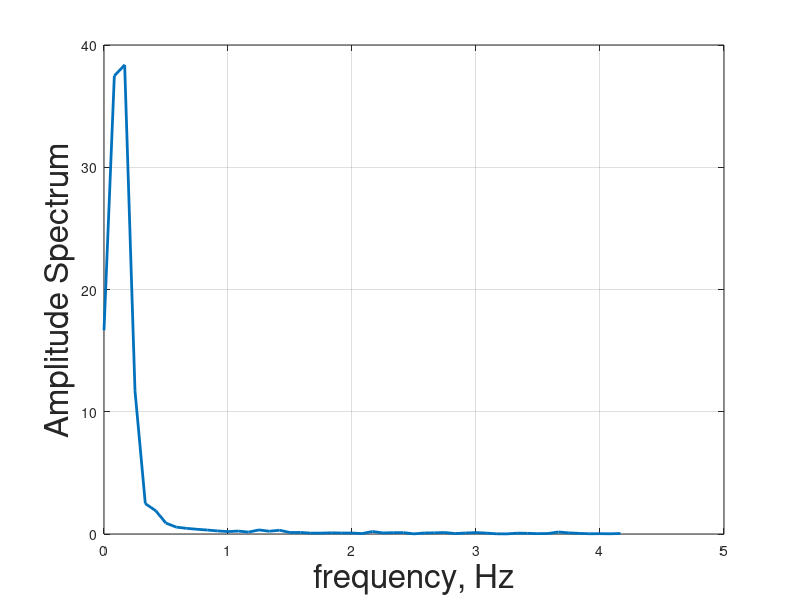

The MATLAB source for this figure:
spd = [
  -0.00


  0.01


  -0.00


  -0.00


  0.01


  -0.00


  -0.00


  0.01


  -0.02


  -0.02


  -0.00


  -0.01


  -0.00


  -0.00


  -0.00


  0.01


  0.01


  -0.00


  0.01


  0.02


  0.01


  0.01


  0.01


  0.01


  -0.00


  -0.00


  -0.00


  -0.00


  -0.00


  -0.00


  -0.00


  -0.00


  -0.00


  -0.00


  -0.00


  -0.00


  -0.00


  -0.00


  -0.00


  -0.00


  -0.00


  -0.00


  -0.00


  -0.00


  -0.00


  -0.00


  -0.00


  -0.00


  -0.00


  -0.00


  -0.00


  -0.00


  -0.00


  -0.00


  -0.00


  -0.00


  -0.00


  -0.00


  -0.00


  -0.00


  -0.00


  -0.00


  -0.00


  -0.00


  -0.00


  -0.00


  -0.00


  -0.00


  -0.00


  -0.00


  -0.00


  -0.00


  -0.00


  -0.00


  -0.00


  -0.00


  -0.00


  -0.00


  -0.00


  -0.00


  -0.00


  -0.00


  -0.00


  -0.00


  -0.00


  -0.00


  -0.00


  -0.00


  -0.00


  -0.00


  -0.00


  -0.00


  -0.00


  -0.00


  -0.00


  -0.00


  -0.00


  -0.00


  -0.00


  -0.00


  -0.00


  -0.00


  -0.00


  -0.00


  -0.00


  -0.00


  -0.00


  -0.00


  -0.00


  -0.00


  -0.00


  -0.00


  -0.00


  -0.00


  -0.00


  -0.00


  -0.00


  -0.00


  -0.00


  -0.00


  0.19


  5.26


  14.24


  24.85


  35.74


  46.78


  56.90


  67.89


  78.97


  90.08


  100.21


  106.03


  108.01


  108.38


  108.48


  107.51


  108.28


  108.26


  108.14


  108.02


  108.68


  108.74


  107.86


  107.77


  107.76


  108.56


  108.67


  108.72


  108.76


  107.79


  107.69


  107.76


  108.61


  108.68


  108.64


  108.77


  107.75


  107.70


  107.67


  108.54


  108.65


  108.60


  108.63


  107.64


  107.59


  107.57


  108.47


  108.50


  108.53


  108.50


  107.56


  107.43


  107.46


  108.39


  108.42


  108.46


  109.21


  109.33


  110.85


  113.11


  116.76


  120.42


  124.46


  129.08


  132.72


  137.87


  143.06


  148.99


  154.02


  158.77


  161.79


  165.46


  168.69


  171.65


  175.35


  177.26


  178.16


  177.14


  176.43


  174.95


  174.29


  171.33


  167.77


  163.35


  157.39


  151.97


  146.17


  141.28


  134.51


  127.56


  120.41


  113.10


  106.35


  99.70


  94.76


  89.06


  83.32


  78.87


  75.29


  71.83


  68.30


  66.20


  64.12


  62.57


  60.60


  59.84


  60.33


  59.84


  60.06


  61.14


  63.20


  64.44


  66.77


  69.67


  73.24


  75.64


  78.75


  83.08


  86.61


  91.13


  95.96


  101.80


  105.80


  110.64


  115.95


  122.36


  127.85


  133.16


  139.25


  142.95


  147.63


  152.16


  157.83


  162.17


  166.05


  169.47


  170.99


  173.07


  174.57


  176.78


  176.92


  176.24


  173.26


  171.00


  167.84


  163.74


  160.57


  155.66


  149.19


  143.02


  136.37


  129.30


  123.58


  116.80


  109.91


  103.15


  96.30


  90.53


  86.05


  81.51


  77.02


  73.31


  70.03


  66.98


  64.24


  62.53


  61.69


  60.00


  59.37


  59.19


  59.93


  60.19


  61.50


  63.14


  65.60


  67.60


  70.43


  74.01


  76.47


  80.10


  83.14


  83.29


  79.70


  74.58


  68.12


  61.01


  52.90


  44.74


  36.34


  26.96


  17.57


  11.29


  8.07


  5.96


  4.71


  4.07


  3.49


  2.55


  2.28


  1.44


  1.13


  1.06


  0.69


  0.46


  0.32


  0.24


  0.19


  0.16


  0.13


  0.12


  0.09


  0.08
];

dac = [   1000.0
 
   1000.0
 
   1000.0
 
   1000.0
 
   1000.0
 
   1000.0
 
   1000.0
 
   1000.0
 
   1000.0
 
   1000.0
 
   1000.0
 
   1000.0
 
   1000.0
 
   1000.0
 
   1000.0
 
   1000.0
 
   1000.0
 
   1000.0
 
   1000.0
 
   1000.0
 
   1000.0
 
   1000.0
 
   1000.0
 
   1000.0
 
   1000.0
 
   1000.0
 
   1000.0
 
   1000.0
 
   1000.0
 
   1000.0
 
   1000.0
 
   1000.0
 
   1000.0
 
   1000.0
 
   1000.0
 
   1000.0
 
   1000.0
 
   1000.0
 
   1000.0
 
   1000.0
 
   1000.0
 
   1000.0
 
   1000.0
 
   1000.0
 
   1000.0
 
   1000.0
 
   1000.0
 
   1000.0
 
   1000.0
 
   1000.0
 
   1000.0
 
   1000.0
 
   1000.0
 
   1000.0
 
   1000.0
 
   1000.0
 
   1000.0
 
   1000.0
 
   1000.0
 
   1000.0
 
   1000.0
 
   1000.0
 
   1000.0
 
   1000.0
 
   1000.0
 
   1000.0
 
   1000.0
 
   1000.0
 
   1000.0
 
   1000.0
 
   1000.0
 
   1000.0
 
   1000.0
 
   1000.0
 
   1000.0
 
   1000.0
 
   1000.0
 
   1000.0
 
   1000.0
 
   1000.0
 
   1000.0
 
   1000.0
 
   1000.0
 
   1000.0
 
   1000.0
 
   1000.0
 
   1000.0
 
   1000.0
 
   1000.0
 
   1000.0
 
   1000.0
 
   1000.0
 
   1000.0
 
   1000.0
 
   1000.0
 
   1000.0
 
   1000.0
 
   1000.0
 
   1000.0
 
   1000.0
 
   1000.0
 
   1000.0
 
   1000.0
 
   1000.0
 
   1000.0
 
   1000.0
 
   1000.0
 
   1000.0
 
   1000.0
 
   1000.0
 
   1000.0
 
   1000.0
 
   1000.0
 
   1000.0
 
   1000.0
 
   1000.0
 
   1000.0
 
   1000.0
 
   1000.0
 
   1000.0
 
   1000.0
 
   1000.0
 
   1000.0
 
   1000.0
 
   1000.0
 
   1000.0
 
   1000.0
 
   1000.0
 
   1000.0
 
   1000.0
 
   1000.0
 
   1000.0
 
   1000.0
 
   1000.0
 
   1000.0
 
   1000.0
 
   1000.0
 
   1000.0
 
   1000.0
 
   1000.0
 
   1000.0
 
   1000.0
 
   1000.0
 
   1000.0
 
   1000.0
 
   1000.0
 
   1000.0
 
   1000.0
 
   1000.0
 
   1000.0
 
   1000.0
 
   1000.0
 
   1000.0
 
   1000.0
 
   1000.0
 
   1000.0
 
   1000.0
 
   1000.0
 
   1000.0
 
   1000.0
 
   1000.0
 
   1000.0
 
   1000.0
 
   1000.0
 
   1000.0
 
   1000.0
 
   1000.0
 
   1000.0
 
   1000.0
 
   1000.0
 
   1000.0
 
   1000.0
 
   1000.0
 
   1000.0
 
   1000.0
 
   1000.0
 
   1000.0
 
   1000.0
 
   1000.0
 
   1000.0
 
   1000.0
 
   1000.0
 
   1000.0
 
   1000.0
 
   1000.0
 
   1000.0
 
   1000.0
 
   1000.0
 
   1000.0
 
   1000.0
 
   1000.0
 
   1000.0
 
   1000.0
 
   1000.0
 
   1000.0
 
   1000.0
 
   1000.0
 
   1000.0
 
   1000.0
 
   1000.0
 
   1000.0
 
   1000.0
 
   1000.0
 
   1000.0
 
   1000.0
 
   1000.0
 
   1000.0
 
   1000.0
 
   1000.0
 
   1000.0
 
   1000.0
 
   1000.0
 
   1000.0
 
   1000.0
 
   1000.0
 
   1000.0
 
   1000.0
 
   1000.0
 
   1000.0
 
   1000.0
 
   1000.0
 
   1000.0
 
   1000.0
 
   1000.0
 
   1000.0
 
   1000.0
 
   1000.0
 
   1000.0
 
   1000.0
 
   1000.0
 
   1000.0
 
   1000.0
 
   1000.0
 
   1000.0
 
   1000.0
 
   1000.0
 
   1000.0
 
   1000.0
 
   1000.0
 
   1000.0
 
   1000.0
 
   1000.0
 
   1000.0
 
   1000.0
 
   1000.0
 
   1000.0
 
   1000.0
 
   1000.0
 
   1000.0
 
   1000.0
 
   1000.0
 
   1000.0
 
   1000.0
 
   1000.0
 
   1000.0
 
   1000.0
 
   1000.0
 
   1000.0
 
   1000.0
 
   1000.0
 
   1000.0
 
   1000.0
 
   1000.0
 
   1000.0
 
   1000.0
 
   1000.0
 
   1000.0
 
   1000.0
 
   1000.0
 
   1000.0
 
   1000.0
 
   1000.0
 
   1000.0
 
   1000.0
 
   1000.0
 
   1000.0
 
   1000.0
 
   1000.0
 
   1000.0
 
   1000.0
 
   1000.0
 
   1000.0
 
   1000.0
 
   1000.0
 
   1000.0
 
   1000.0
 
   1000.0
 
   1000.0
 
   1000.0
 
   1000.0
 
   1000.0
 
   1000.0
 
   1000.0
 
   1000.0
 
   1000.0
 
   1000.0
 
   1000.0
 
   1000.0
 
   1000.0
 
   1000.0
 
   1000.0
 
   1000.0
 
   1000.0
 
   1000.0
 
   1000.0
 
   1000.0
 
   1000.0
 
   1000.0
 
   1000.0
 
   1000.0
 
   1000.0
 
   1000.0
 
   1000.0
 
   1000.0
 
   1000.0
 
   1000.0
 
   1000.0
 
   1000.0
 
   1000.0
 
   1000.0
 
   1000.0
 
   1000.0
 
   1000.0
 
   1000.0
 
   1000.0
 
   1000.0
 
   1000.0
 
   1000.0
 
   1000.0
 
   1000.0
 
   1000.0
 
   1000.0
 
   1000.0
 
   1000.0
 
   1000.0
 
   1000.0
 
   1000.0
 
   1000.0
 
   1000.0
 
   1000.0
 
   1000.0
 
   1000.0
 
   1000.0
 
   1000.0
 
   1000.0
 
   1000.0
 
   1000.0
 
   1000.0
 
   1000.0
 
   1000.0
 
   1000.0
 
   1000.0
 
   1000.0
 
   1000.0
 
   1000.0
 
   1000.0
 
   1000.0
 
   1000.0
 
   1000.0
 
   1000.0
 
   1000.0
 
   1000.0
 
   1000.0
 
   1000.0
 
   1000.0
 
   1000.0
 
   1000.0
 
   1000.0
 
   1000.0
 
   1000.0
 
   1750.0
 
   1750.0
 
   1750.0
 
   1750.0
 
   1750.0
 
   1750.0
 
   1750.0
 
   1750.0
 
   1750.0
 
   1750.0
 
   1750.0
 
   1750.0
 
   1750.0
 
   1750.0
 
   1750.0
 
   1750.0
 
   1750.0
 
   1750.0
 
   1750.0
 
   1750.0
 
   1750.0
 
   1750.0
 
   1750.0
 
   1750.0
 
   1750.0
 
   1750.0
 
   1750.0
 
   1750.0
 
   1750.0
 
   1750.0
 
   1750.0
 
   1750.0
 
   1750.0
 
   1750.0
 
   1750.0
 
   1750.0
 
   1750.0
 
   1750.0
 
   1750.0
 
   1750.0
 
   1750.0
 
   1750.0
 
   1750.0
 
   1750.0
 
   1750.0
 
   1750.0
 
   1750.0
 
   1750.0
 
   1750.0
 
   1750.0
 
   1750.0
 
   1750.0
 
   1750.0
 
   1750.0
 
   1750.0
 
   1750.0
 
   1750.0
 
   1750.0
 
   1750.0
 
   1750.0
 
   1750.0
 
   1750.0
 
   1750.0
 
   1750.0
 
   1750.0
 
   1750.0
 
   1750.0
 
   1750.0
 
   1750.0
 
   1750.0
 
   1750.0
 
   1750.0
 
   1750.0
 
   1750.0
 
   1750.0
 
   1750.0
 
   1750.0
 
   1750.0
 
   1750.0
 
   1750.0
 
   1750.0
 
   1750.0
 
   1750.0
 
   1750.0
 
   1750.0
 
   1750.0
 
   1750.0
 
   1750.0
 
   1750.0
 
   1750.0
 
   1750.0
 
   1750.0
 
   1750.0
 
   1750.0
 
   1750.0
 
   1750.0
 
   1750.0
 
   1750.0
 
   1750.0
 
   1750.0
 
   1750.0
 
   1750.0
 
   1750.0
 
   1750.0
 
   1750.0
 
   1750.0
 
   1750.0
 
   1750.0
 
   1750.0
 
   1750.0
 
   1750.0
 
   1750.0
 
   1750.0
 
   1750.0
 
   1750.0
 
   1750.0
 
   1750.0
 
   1750.0
 
   1750.0
 
   1750.0
 
   1750.0
 
   1750.0
 
   1750.0
 
   1750.0
 
   1750.0
 
   1750.0
 
   1750.0
 
   1750.0
 
   1750.0
 
   1750.0
 
   1750.0
 
   1750.0
 
   1750.0
 
   1750.0
 
   1750.0
 
   1750.0
 
   1750.0
 
   1750.0
 
   1750.0
 
   1750.0
 
   1752.0
 
   1760.0
 
   1768.0
 
   1776.0
 
   1784.0
 
   1791.0
 
   1799.0
 
   1807.0
 
   1814.0
 
   1822.0
 
   1829.0
 
   1836.0
 
   1843.0
 
   1850.0
 
   1857.0
 
   1863.0
 
   1870.0
 
   1876.0
 
   1882.0
 
   1888.0
 
   1893.0
 
   1898.0
 
   1904.0
 
   1908.0
 
   1913.0
 
   1917.0
 
   1922.0
 
   1926.0
 
   1929.0
 
   1932.0
 
   1935.0
 
   1938.0
 
   1941.0
 
   1943.0
 
   1945.0
 
   1946.0
 
   1948.0
 
   1948.0
 
   1949.0
 
   1949.0
 
   1949.0
 
   1949.0
 
   1949.0
 
   1948.0
 
   1947.0
 
   1945.0
 
   1943.0
 
   1941.0
 
   1939.0
 
   1936.0
 
   1933.0
 
   1930.0
 
   1926.0
 
   1922.0
 
   1918.0
 
   1914.0
 
   1909.0
 
   1905.0
 
   1900.0
 
   1894.0
 
   1889.0
 
   1883.0
 
   1877.0
 
   1871.0
 
   1865.0
 
   1858.0
 
   1851.0
 
   1844.0
 
   1837.0
 
   1830.0
 
   1823.0
 
   1816.0
 
   1808.0
 
   1801.0
 
   1793.0
 
   1785.0
 
   1778.0
 
   1770.0
 
   1762.0
 
   1754.0
 
   1747.0
 
   1739.0
 
   1731.0
 
   1723.0
 
   1715.0
 
   1708.0
 
   1700.0
 
   1692.0
 
   1685.0
 
   1677.0
 
   1670.0
 
   1663.0
 
   1656.0
 
   1649.0
 
   1642.0
 
   1636.0
 
   1629.0
 
   1623.0
 
   1617.0
 
   1611.0
 
   1606.0
 
   1601.0
 
   1595.0
 
   1591.0
 
   1586.0
 
   1582.0
 
   1577.0
 
   1573.0
 
   1570.0
 
   1567.0
 
   1564.0
 
   1561.0
 
   1558.0
 
   1556.0
 
   1554.0
 
   1553.0
 
   1551.0
 
   1551.0
 
   1550.0
 
   1550.0
 
   1550.0
 
   1550.0
 
   1550.0
 
   1551.0
 
   1552.0
 
   1554.0
 
   1556.0
 
   1558.0
 
   1560.0
 
   1563.0
 
   1566.0
 
   1569.0
 
   1573.0
 
   1577.0
 
   1581.0
 
   1585.0
 
   1590.0
 
   1594.0
 
   1599.0
 
   1605.0
 
   1610.0
 
   1616.0
 
   1622.0
 
   1628.0
 
   1634.0
 
   1641.0
 
   1648.0
 
   1655.0
 
   1662.0
 
   1669.0
 
   1676.0
 
   1683.0
 
   1691.0
 
   1698.0
 
   1706.0
 
   1714.0
 
   1721.0
 
   1729.0
 
   1737.0
 
   1745.0
 
   1752.0
 
   1760.0
 
   1768.0
 
   1776.0
 
   1784.0
 
   1791.0
 
   1799.0
 
   1807.0
 
   1814.0
 
   1822.0
 
   1829.0
 
   1836.0
 
   1843.0
 
   1850.0
 
   1857.0
 
   1863.0
 
   1870.0
 
   1876.0
 
   1882.0
 
   1888.0
 
   1893.0
 
   1898.0
 
   1904.0
 
   1908.0
 
   1913.0
 
   1917.0
 
   1922.0
 
   1926.0
 
   1929.0
 
   1932.0
 
   1935.0
 
   1938.0
 
   1941.0
 
   1943.0
 
   1945.0
 
   1946.0
 
   1948.0
 
   1948.0
 
   1949.0
 
   1949.0
 
   1949.0
 
   1949.0
 
   1949.0
 
   1948.0
 
   1947.0
 
   1945.0
 
   1943.0
 
   1941.0
 
   1939.0
 
   1936.0
 
   1933.0
 
   1930.0
 
   1926.0
 
   1922.0
 
   1918.0
 
   1914.0
 
   1909.0
 
   1905.0
 
   1900.0
 
   1894.0
 
   1889.0
 
   1883.0
 
   1877.0
 
   1871.0
 
   1865.0
 
   1858.0
 
   1851.0
 
   1844.0
 
   1837.0
 
   1830.0
 
   1823.0
 
   1816.0
 
   1808.0
 
   1801.0
 
   1793.0
 
   1785.0
 
   1778.0
 
   1770.0
 
   1762.0
 
   1754.0
 
   1747.0
 
   1739.0
 
   1731.0
 
   1723.0
 
   1715.0
 
   1708.0
 
   1700.0
 
   1692.0
 
   1685.0
 
   1677.0
 
   1670.0
 
   1663.0
 
   1656.0
 
   1649.0
 
   1642.0
 
   1636.0
 
   1629.0
 
   1623.0
 
   1617.0
 
   1611.0
 
   1606.0
 
   1601.0
 
   1595.0
 
   1591.0
 
   1586.0
 
   1582.0
 
   1577.0
 
   1573.0
 
   1570.0
 
   1567.0
 
   1564.0
 
   1561.0
 
   1558.0
 
   1556.0
 
   1554.0
 
   1553.0
 
   1551.0
 
   1551.0
 
   1550.0
 
   1550.0
 
   1550.0
 
   1550.0
 
   1550.0
 
   1551.0
 
   1552.0
 
   1554.0
 
   1556.0
 
   1558.0
 
   1560.0
 
   1563.0
 
   1566.0
 
   1569.0
 
   1573.0
 
   1577.0
 
   1581.0
 
   1585.0
 
   1590.0
 
   1594.0
 
   1599.0
 
   1605.0
 
   1610.0
 
   1616.0
 
   1622.0
 
   1628.0
 
   1634.0
 
   1641.0
 
   1648.0
 
   1655.0
 
   1662.0
 
   1669.0
 
   1676.0
 
   1683.0
 
   1691.0
 
   1698.0
 
   1706.0
 
   1714.0
 
   1721.0
 
   1729.0
 
   1737.0
 
   1745.0
 
   1000.0
 
   1000.0
 
   1000.0
 
   1000.0
 
   1000.0
 
   1000.0
 
   1000.0
 
   1000.0
 
   1000.0
 
   1000.0
 
   1000.0
 
   1000.0
 
   1000.0
 
   1000.0
 
   1000.0
 
   1000.0
 
   1000.0
 
   1000.0
 
   1000.0
 
   1000.0
 
   1000.0
 
   1000.0
 
   1000.0
 
   1000.0
 
   1000.0
 
   1000.0
 
   1000.0
 
   1000.0
 
   1000.0
 
   1000.0
 
   1000.0
 
   1000.0
 
   1000.0
 
   1000.0
 
   1000.0
 
   1000.0
 
   1000.0
 
   1000.0
 
   1000.0
 
   1000.0
 
   1000.0
 
   1000.0
 
   1000.0
 
   1000.0
 
   1000.0
 
   1000.0
 
   1000.0
 
   1000.0
 
   1000.0
 
   1000.0
 
   1000.0
 
   1000.0
 
   1000.0
 
   1000.0
 
   1000.0
 
   1000.0
 
   1000.0
 
   1000.0
 
   1000.0
 
   1000.0
 
   1000.0
 
   1000.0
 
   1000.0
 
   1000.0
 
   1000.0
 
   1000.0
 
   1000.0
 
   1000.0
 
   1000.0
 
   1000.0
 
   1000.0
 
   1000.0
 
   1000.0
 
   1000.0
 
   1000.0
 
   1000.0
 
   1000.0
 
   1000.0
 
   1000.0
 
   1000.0
 
   1000.0
 
   1000.0
 
   1000.0
 
   1000.0
 
   1000.0
 
   1000.0
 
   1000.0
 
   1000.0
 
   1000.0
 
   1000.0
 
   1000.0
 
   1000.0
 
   1000.0
 
   1000.0
 
   1000.0
 
   1000.0
 
   1000.0
 
   1000.0
 
   1000.0
 
   1000.0
 
   1000.0
 
   1000.0
 
   1000.0
 
   1000.0
 
   1000.0
 
   1000.0
 
   1000.0
 
   1000.0
 
   1000.0
 
   1000.0
 
   1000.0
 
   1000.0
 
   1000.0
 
   1000.0
 
   1000.0
 
   1000.0
 
   1000.0
 
   1000.0
 
   1000.0
 
   1000.0
 
   1000.0
 
   1000.0
 
   1000.0
 
   1000.0
 
   1000.0
 
   1000.0
 
   1000.0
 
   1000.0
 
   1000.0
 
   1000.0
 
   1000.0
 
   1000.0
 
   1000.0
 
   1000.0
 
   1000.0
 
   1000.0
 
   1000.0
 
   1000.0
 
   1000.0
 
   1000.0
 
   1000.0
 
   1000.0
 
   1000.0
 
   1000.0
 
   1000.0
 
   1000.0
 
   1000.0
 
   1000.0
 
   1000.0
 
   1000.0
 
   1000.0
 
   1000.0
 
   1000.0
 
   1000.0
 
   1000.0
 
   1000.0
 
   1000.0
 
   1000.0
 
   1000.0
 
   1000.0
 
   1000.0
 
   1000.0
 
   1000.0
 
   1000.0
 
   1000.0
 
   1000.0
 
   1000.0
 
   1000.0
 
   1000.0
 
   1000.0
 
   1000.0
 
   1000.0
 
   1000.0
 
   1000.0
 
   1000.0
 
   1000.0
 
   1000.0
 
   1000.0
 
   1000.0
 
   1000.0
 
   1000.0
 
   1000.0
 
   1000.0
 
   1000.0
 
   1000.0
 
   1000.0
 
   1000.0
 
   1000.0
 
   1000.0
 
   1000.0
 
   1000.0
 
   1000.0
 
   1000.0
 
   1000.0
 
   1000.0
 
   1000.0
 
   1000.0
 
   1000.0
 
   1000.0
 
   1000.0
 
   1000.0
 
   1000.0
 
   1000.0
 
   1000.0
 
   1000.0
 
   1000.0
 
   1000.0
 
   1000.0
 
   1000.0
 
   1000.0
 
   1000.0
 
   1000.0
 
   1000.0
 
   1000.0
 
   1000.0
 
   1000.0
 
   1000.0
 
   1000.0
 
   1000.0
 
   1000.0
 
   1000.0
 
   1000.0
 
   1000.0
 
   1000.0
 
   1000.0
 
   1000.0
 
   1000.0
 
   1000.0
 
   1000.0
 
   1000.0
 
   1000.0
 
];

volt = 3.3 * dac / 4096;
volt2 = volt(520:839);
volt2inc = volt2 - volt2(1);
spd2 = spd(177:276);
spd2inc = spd2 - spd2(1);
spd2incM = medfilt1(spd2inc,3);
%plot(spd2incM);
Fs = 8.33;
T = 1/Fs;
L = length(spd2incM);
t = (0:L-1)*T;
Y = fft(spd2incM);
P2 = abs(Y/L);
P1 = P2(1:L/2+1);
P1(2:end-1) = 2*P1(2:end-1);
f = Fs*(0:(L/2))/L;
plot(f,P1)
%title('Single-Sided Amplitude Spectrum of X(t)')

plot(f, P1, 'LineWidth', 2);
%      loglog(f, sqrt(psd_input), 'c',f, sqrt(psd_output_1), 'b--',f, sqrt(psd_output_2), 'g--',  ...
%          'LineWidth', 3);
    grid on;
    xlabel('frequency, Hz', 'FontSize', 24);
    ylabel('Amplitude Spectrum', 'FontSize', 24);

